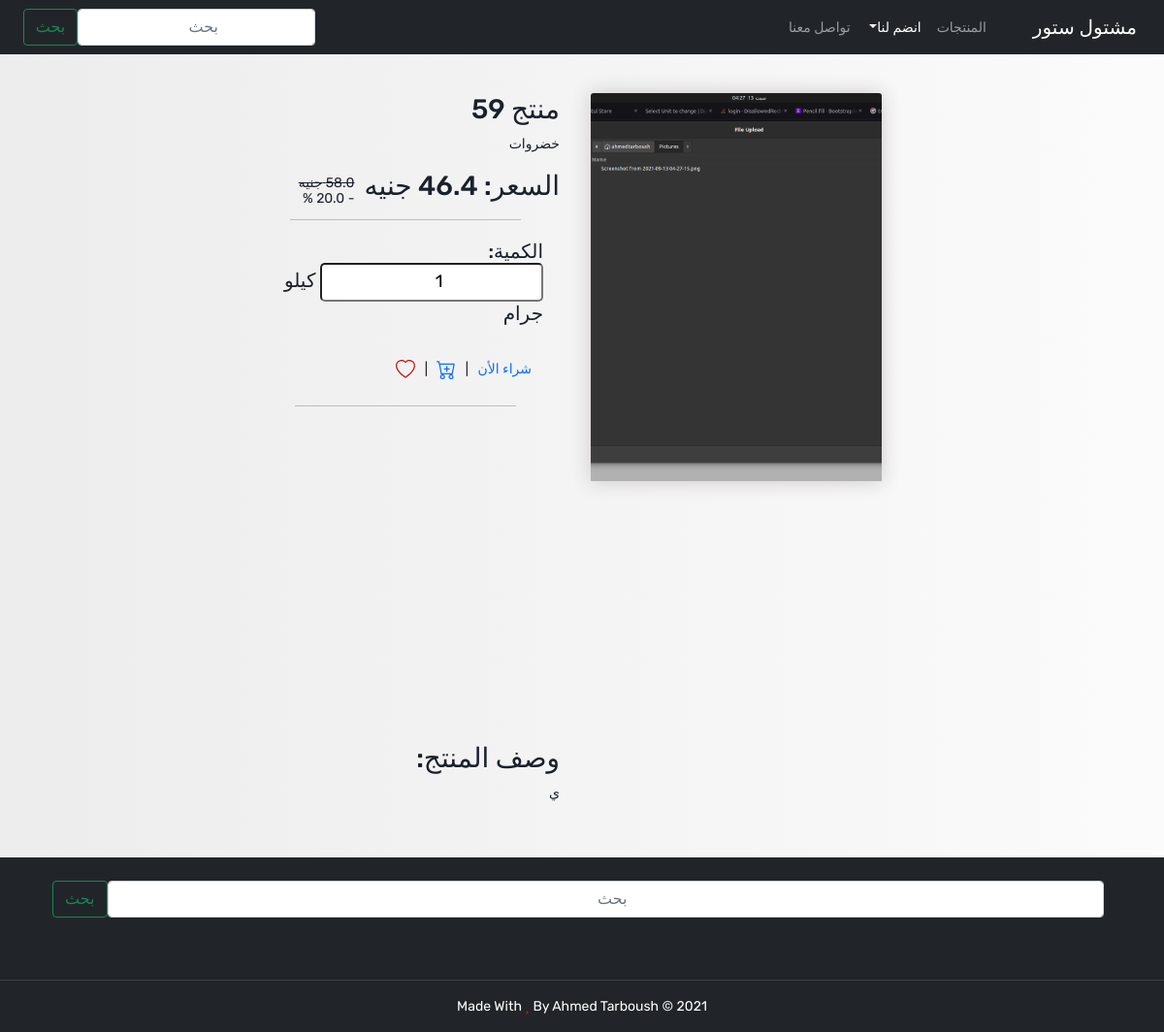
The app's page /products/product69 with its own data.
### products/models.py (models this page shows, shortened)
class Product(models.Model):
    order_key = models.IntegerField(unique=True)
    name = models.CharField(max_length=100)
    description = models.TextField()
    price = models.FloatField(default=0)
    finalPrice = models.FloatField(default=0)
    sale = models.FloatField(default=0)
    quantity = models.FloatField(default=0)
    sold = models.FloatField(default=0)
    unit = models.ForeignKey("Unit", on_delete=models.CASCADE, related_name='unit',default=0)
    category = models.ForeignKey(Category, on_delete=models.CASCADE, related_name='category',default=0)
    rate = models.FloatField(default=0)
    raters = models.ManyToManyField(User, blank=True)
    publisher = models.ForeignKey(User, on_delete=models.CASCADE, related_name='publisher')
    publishedAt = models.DateField(default=timezone.now )
    image = models.ImageField(upload_to=uploadTo, default="/Products/default.jpg")
    isPremium = models.BooleanField(default=False)
    class Meta:
        verbose_name = ("Product")
        verbose_name_plural = ("Products")

class Category(models.Model):
    name = models.CharField(max_length=50)
    class Meta:
        verbose_name = ("Category")
        verbose_name_plural = ("Categories")
    def __str__(self):
        return self.name

class Unit(models.Model):
    name = models.CharField(max_length=50)
    class Meta:
        verbose_name = 'Unit'
        verbose_name_plural = 'Units'
    def __str__(self):
        return self.name

### products/views.py (the view)
# urls.py: path("products/product<int:productId>" , productDetails ,name="productDetails" ),
def productDetails(request,productId):
    if request.user.is_authenticated:
        currentUser = Profile.objects.get(user = request.user)
    else:
        if request.method == "POST":
            return redirect("UserProfile:signin")
        else:
            currentUser = None
    makeEvent(request)
    product = Product.objects.get(id=productId)
    comments = Comment.objects.filter(product=product)
    if product.sale:
        price = product.price * ( 100.0 - product.sale )
    else:
        price = 0
    available = product.quantity - product.sold
    if product.raters.count() != 0:
        rate = product.rate / product.raters.count()
    else:
        rate = 0
    context = {
        "product": product,
        "price": price,
        "available": available,
        "rate": rate,
        "currentUser": currentUser,
        "productDetail": True,
        "comments":comments
    }
    return render(request,"productDetails.html" , context)

### products/templates/productDetails.html (shortened to what this page needs)
{% extends "base.html" %} {% load static %} {% block content %}
<div class="container">
    <div style="background: url({{ product.image.url}});" class="productImage card-img-top"></div>
    <div class="content">
        <div class="col-md-4 showcase" style="width:100%">
            <div class="showcase-rt-top">
                <div class="pull-left shoe-name">
                    <h3>{{ product.name }}</h3>
                    <p>{{ product.category }}</p>
                    <div style="display: flex;">
                        <h3>السعر:
                            <span>{{ product.finalPrice }} جنيه</span>
                        </h3>
                        <div style="font-size: 11px;margin-right: 10px;margin-top: 3px;display:flex;flex-direction: column;">
                         {% if product.sale %}
                            <div style="font-size: 14px;">
                                <div><del>{{product.price}} جنيه</del></div>
                                <div style="display: flex;margin-top: -5px;">
                                <div>-&nbsp;</div>
                                <div>{{product.sale}} %</div>
                                </div>
                            </div>
                        {% endif %}
                        </div>
                    </div>
                </div>
            </div>
            <hr class="featurette-divider">
            <form class="product" id="frm{{product.id}}" method="POST" >
              <div class="shocase-rt-bot">
                  <div class="float-qty-chart" style="padding:10px;">
                      <h5><label for="quantity" class="control-label">الكمية: </label>
                          <input type="number" name="quantity" id="quantity" min="0" max="{{ available }}" step="1" value="1" style="
                          "> {{product.unit}}
                      </h5>
                  </div>
                  <div class="card-body ">
                {% if user != product.publisher %}
                    <button type="submit" onclick="clickedElement = 'buy';" id="buy" name="buy" href="# " class="frmBtn card-link ">شراء الأن</button>
                     |
                    <button type="submit" onclick="clickedElement = 'addToCart';" id="addToCart" name="addToCart" href="#" class="frmBtn card-link">
                    </button> |
                    <button type="submit" onclick="clickedElement = 'love';" id="love" name="love" href="#" class="love frmBtn card-link">
                    </button>
                {% endif %}
                  </div>
                  <hr class="featurette-divider">
              </div>
              </form>
            <div class="showcase-last ">
                <h3>وصف المنتج: </h3>
                <p dir="auto">
                    {{ product.description }}
                </p>
            </div>
        </div>
    </div>
</div>
{% endblock content %}

### static/style/style.css (style rules this page uses)
* { -webkit-font-smoothing: antialiased; -webkit-text-shadow: rgba(0, 0, 0, .01) 0 0 1px; text-shadow: rgba(0, 0, 0, .01) 0 0 1px }
body { font-family: 'Rubik', sans-serif; font-size: 14px; font-weight: 400; background: #fff; color: #000000; }
body { color: #1a202c; background: linear-gradient(to right, #cccccc5c, #e5e5e526); }
input { text-align: center; }
hr { width: 75%; margin: 10px auto; }
.frmBtn { margin-left: 0 !important; background: none; border: none; outline: none; color: #0d6efd }
.love { color: #ce1414; }
.product { height: 521px !important; width: 19rem !important; margin: 0 7px 7px; }
.productImage { height: 260px; display: flex; justify-content: center; align-items: center; background-size: cover !important; background-position: center !important; }
.productImage::after { content: attr(data-auther); color: rgb(212, 212, 212); font-size: 35px; text-transform: capitalize; transform: rotate(25deg); text-align: center; }

### products/templates/productDetails.html (style rules this page uses)
input { border-radius: 5px; text-align: center; padding: 7px; font-size: 18px; width: 230px; }
.container { display: flex; flex-direction: row; flex-wrap: wrap; align-content: center; justify-content: center; align-items: flex-start; margin: 40px auto; padding: 0 25px; }
.productImage { height: 400px; width: 300px; margin: 0 32px 32px; box-shadow: 0px 0px 20px 0px #ccc6c6; }
.content { max-width: calc(1320px - 300px - 120px); }

### records on screen
Product: image (picture), name "منتج 59", category "خضروات", finalPrice "46.4", price "58.0", unit "كيلو جرام", description "ي"
